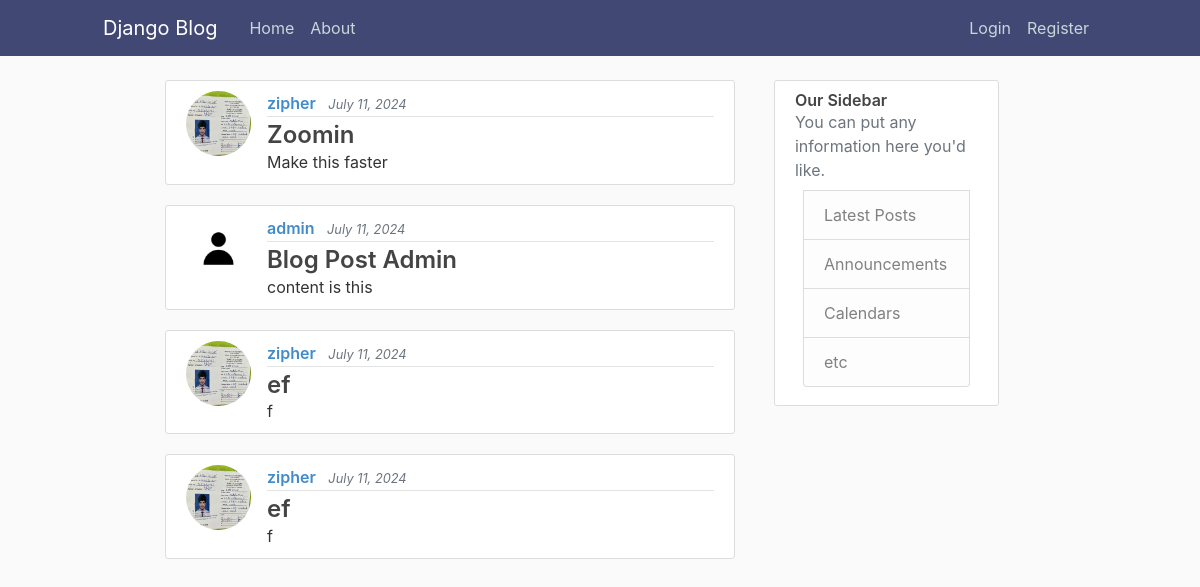
Before: / with the older database file.
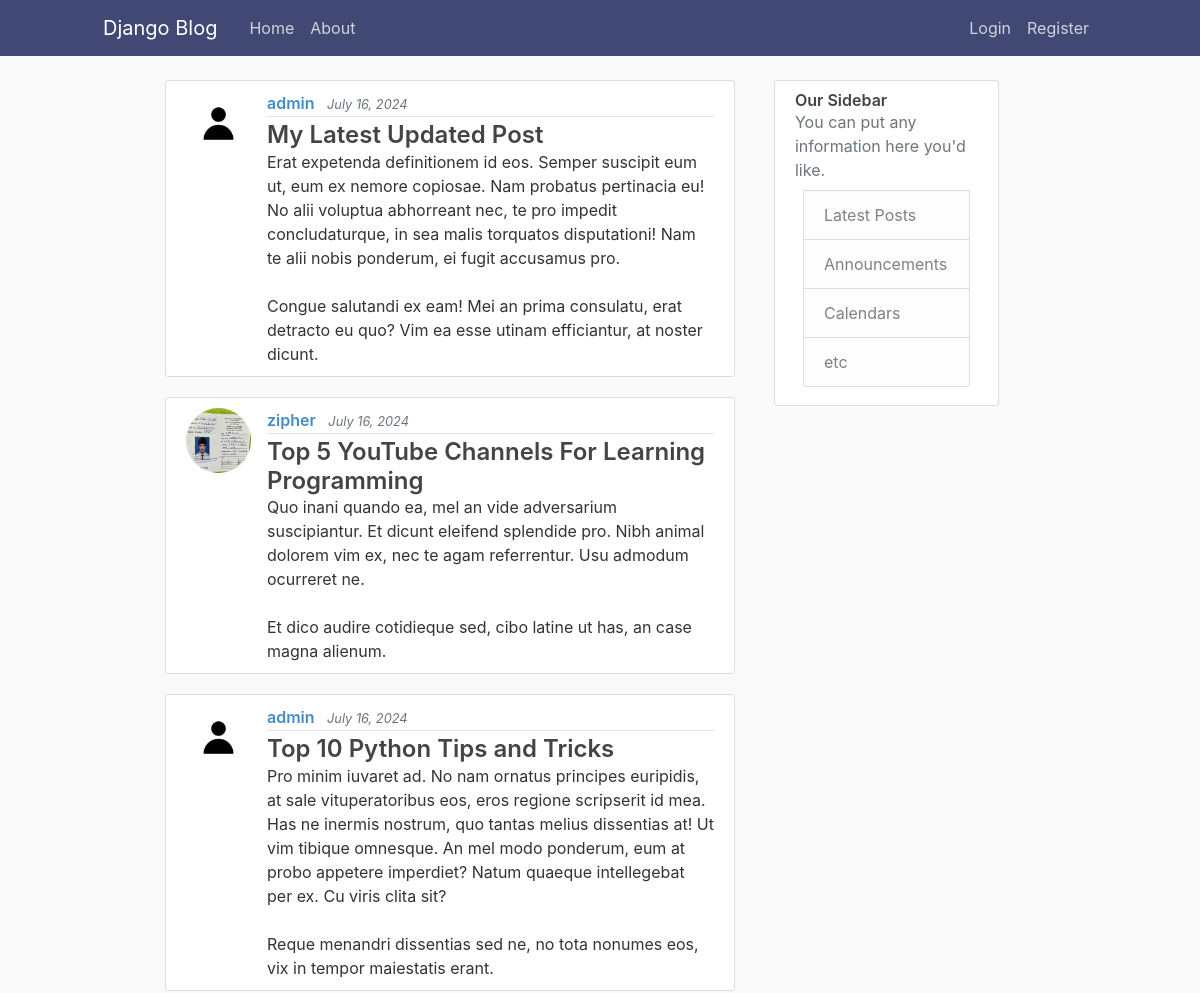
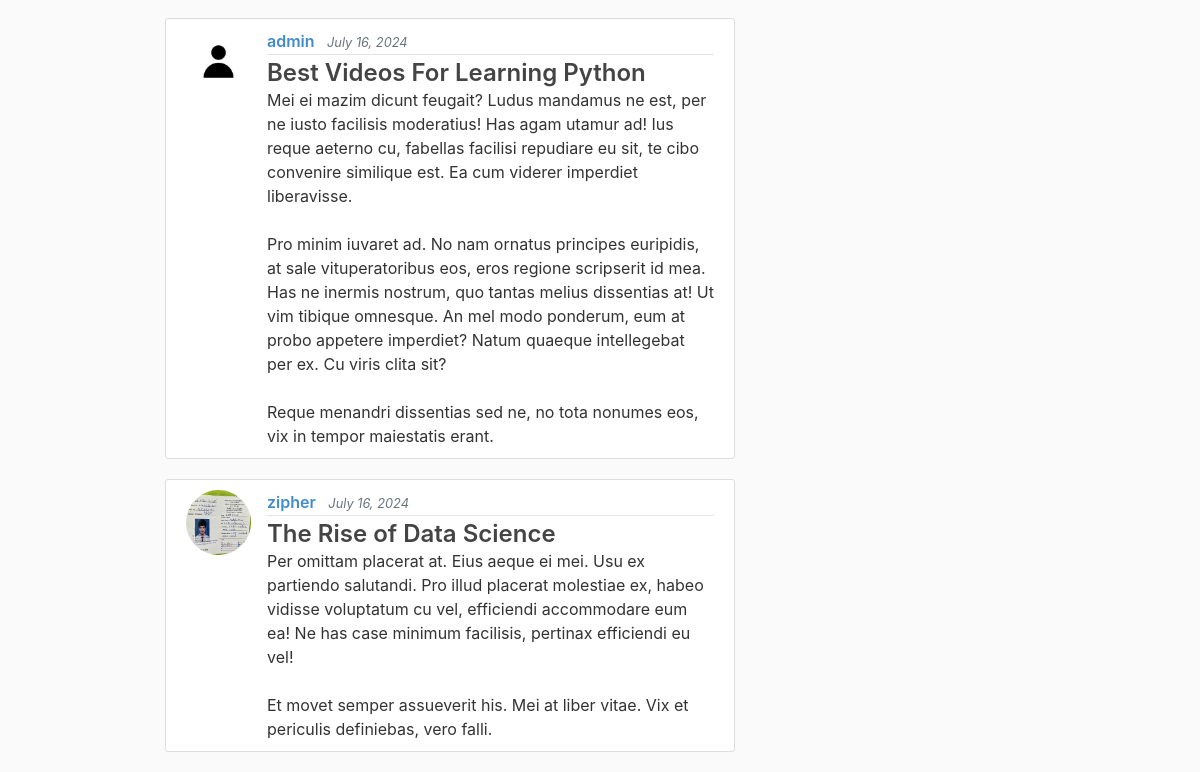
After: the same page with the newer database file (2 pictures, top to bottom).
### blog/models.py (models this page shows, shortened)
class Post(models.Model):
    title = models.CharField(max_length=100)
    content = models.TextField()
    date_posted = models.DateTimeField(default=timezone.now)
    author = models.ForeignKey(User, on_delete=models.CASCADE)

### users/models.py (models this page shows, shortened)
class Profile(models.Model):
    user = models.OneToOneField(User, on_delete=models.CASCADE)
    image = models.ImageField(default='default.jpg', upload_to='profile_pics')

### blog/views.py (the view)
# urls.py: path('', PostListView.as_view(), name='blog-home'),
class PostListView(ListView):
    model = Post
    template_name = 'blog/home.html' # <app>/<model>_<viewtype>.html
    context_object_name= 'posts'
    ordering= ['-date_posted']
    paginate_by =5

### blog/templates/blog/home.html
{% extends "blog/base.html" %}
{% block content %}
    {% for post in posts %}
        <article class="media content-section">
          <img class= "rounded-circle article-img"  src= "{{ post.author.profile.image.url }}">
          <div class="media-body">
            <div class="article-metadata">
              <a class="mr-2 font-semibold -backdrop-hue-rotate-15" href="profile/">{{ post.author }}</a>
              <small class="text-muted fa-align-right italic">{{ post.date_posted|date:"F d, Y" }}</small>
            </div>
            <h2><a class="article-title font-semibold text-2xl" href="{% url 'post-detail' post.id %}">{{ post.title }}</a></h2>
            <p class="article-content">{{ post.content }}</p>
          </div>
        </article>
    {% endfor %}
{% endblock content %}

### blog/templates/blog/base.html (shortened to what this page needs)
{% load static %}
<!DOCTYPE html>
<html>
<head>
    <link rel="stylesheet" href="https://maxcdn.bootstrapcdn.com/bootstrap/4.0.0/css/bootstrap.min.css">
    <link href="https://unpkg.com/tailwindcss@^1.0/dist/tailwind.min.css" rel="stylesheet">
    <link rel="stylesheet" type="text/css" href="{% static 'blog/main.css' %}">
</head>
<body>
    <header class="site-header">
      <nav class="navbar navbar-expand-md navbar-dark bg-steel fixed-top">
        <div class="container">
          <a class="navbar-brand mr-4" href="{% url 'blog-home' %}">Django Blog</a>
          <div class="collapse navbar-collapse" id="navbarToggle">
            <div class="navbar-nav mr-auto">
              <a class="nav-item nav-link" href="{% url 'blog-home' %}">Home</a>
              <a class="nav-item nav-link" href="{% url 'blog-about' %}">About</a>
            </div>
            <div class="navbar-nav">
              {% if user.is_authenticated %}
                <a class="nav-item nav-link" href="{% url 'post-create' %}">New Post</a>
                <a class="nav-item nav-link" href="{% url 'profile' %}">{{user.username}}</a>
                <a class="nav-item nav-link" href="{% url 'logout' %}">Logout</a>
              {% else %}
                <a class="nav-item nav-link" href="{% url 'login' %}">Login</a>
                <a class="nav-item nav-link" href="{% url 'register' %}">Register</a>
              {% endif %}
            </div>
          </div>
        </div>
      </nav>
    </header>
    <main role="main" class="container w-3/4">
      <div class="row">
        <div class="col-md-8">
          {% block content %}{% endblock %}
        </div>
        <div class=" w-1/4 ml-4 ">
          <div class="content-section">
            <h3 class="font-semibold">Our Sidebar</h3>
            <p class='text-muted'>You can put any information here you'd like.
              <ul class="list-group  overflow-hidden p-2">
                <li class="list-group-item list-group-item-light">Latest Posts</li>
                <li class="list-group-item list-group-item-light">Announcements</li>
                <li class="list-group-item list-group-item-light">Calendars</li>
                <li class="list-group-item list-group-item-light">etc</li>
              </ul>
            </p>
          </div>
        </div>
      </div>
    </main>
</body>
</html>

### blog/static/blog/main.css (style rules this page uses)
body { background: #fafafa; color: #333333; margin-top: 5rem; }
h1, h2, h3, h4, h5, h6 { color: #444444; }
ul { margin: 0; }
.bg-steel { background-color: #424874; }
.site-header .navbar-nav .nav-link { color: #cbd5db; }
.content-section { background: #ffffff; padding: 10px 20px; border: 1px solid #dddddd; border-radius: 3px; margin-bottom: 20px; }
.article-title { color: #444444; }
.article-content { white-space: pre-line; }
.article-img { height: 65px; width: 65px; margin-right: 16px; }
.article-metadata { padding-bottom: 1px; margin-bottom: 4px; border-bottom: 1px solid #e3e3e3; color: #428bca; }

Changed rows visible on the page:
no longer on this page (row unchanged): Post: author.profile.image (picture), author "zipher", date_posted "July 11, 2024", title "Zoomin", content "Make this faster"
no longer on this page (row unchanged): Post: author.profile.image (placeholder picture), author "admin", date_posted "July 11, 2024", title "Blog Post Admin", content "content is this"
removed Post: author.profile.image (picture), author "zipher", date_posted "July 11, 2024", title "ef", content "f"
no longer on this page (row unchanged): Post: author.profile.image (picture), author "zipher", date_posted "July 11, 2024", title "ef", content "f"
added Post: author.profile.image (placeholder picture), author "admin", date_posted "July 16, 2024", title "My Latest Updated Post", content "Erat expetenda definitionem id eos. Semper suscipit eum ut, eum ex nemore copiosae. Nam probatus pertinacia eu! No alii voluptua abhorreant nec, te pro impedit concludaturque, in sea malis torquatos disputationi! Nam te alii nobis ponderum, ei fugit accusamus pro. Congue salutandi ex eam! Mei an prima consulatu, erat detracto eu quo? Vim ea esse utinam efficiantur, at noster dicunt."
added Post: author.profile.image (picture), author "zipher", date_posted "July 16, 2024", title "Top 5 YouTube Channels For Learning Programming", content "Quo inani quando ea, mel an vide adversarium suscipiantur. Et dicunt eleifend splendide pro. Nibh animal dolorem vim ex, nec te agam referrentur. Usu admodum ocurreret ne. Et dico audire cotidieque sed, cibo latine ut has, an case magna alienum."
added Post: author.profile.image (placeholder picture), author "admin", date_posted "July 16, 2024", title "Top 10 Python Tips and Tricks", content "Pro minim iuvaret ad. No nam ornatus principes euripidis, at sale vituperatoribus eos, eros regione scripserit id mea. Has ne inermis nostrum, quo tantas melius dissentias at! Ut vim tibique omnesque. An mel modo ponderum, eum at probo appetere imperdiet? Natum quaeque intellegebat per ex. Cu viris clita sit? Reque menandri dissentias sed ne, no tota nonumes eos, vix in tempor maiestatis erant."
added Post: author.profile.image (placeholder picture), author "admin", date_posted "July 16, 2024", title "Best Videos For Learning Python", content "Mei ei mazim dicunt feugait? Ludus mandamus ne est, per ne iusto facilisis moderatius! Has agam utamur ad! Ius reque aeterno cu, fabellas facilisi repudiare eu sit, te cibo convenire similique est. Ea cum viderer imperdiet liberavisse. Pro minim iuvaret ad. No nam ornatus principes euripidis, at sale vituperatoribus eos, eros regione scripserit id mea. Has ne inermis nostrum, quo tantas melius dissentias at! Ut vim tibique omnesque. An mel modo ponderum, eum at probo appetere imperdiet? Natum quaeque intellegebat per ex. Cu viris clita sit? Reque menandri dissentias sed ne, no tota nonumes eos, vix in tempor maiestatis erant."
added Post: author.profile.image (picture), author "zipher", date_posted "July 16, 2024", title "The Rise of Data Science", content "Per omittam placerat at. Eius aeque ei mei. Usu ex partiendo salutandi. Pro illud placerat molestiae ex, habeo vidisse voluptatum cu vel, efficiendi accommodare eum ea! Ne has case minimum facilisis, pertinax efficiendi eu vel! Et movet semper assueverit his. Mei at liber vitae. Vix et periculis definiebas, vero falli."
